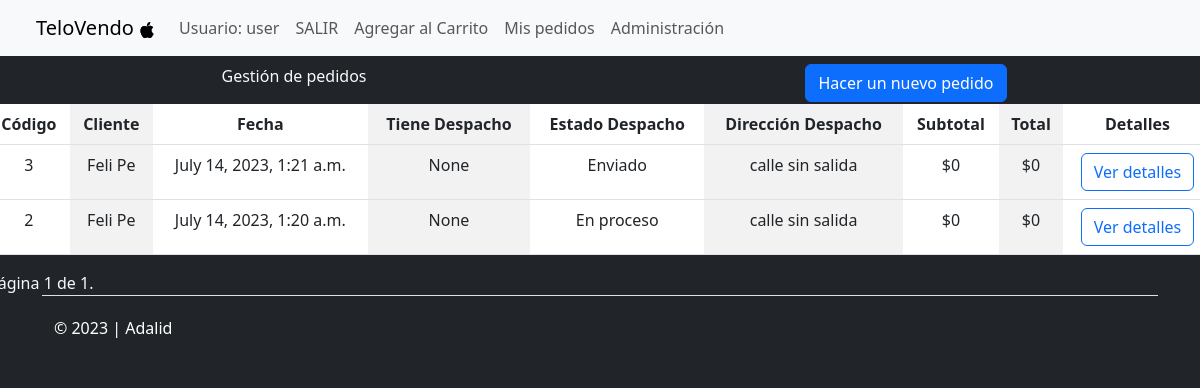
/ (signed in), run on an earlier commit of the app's database.
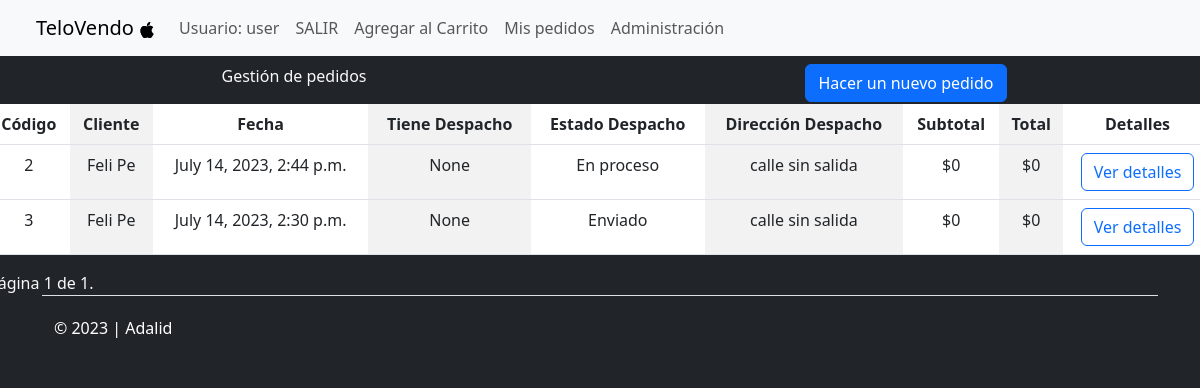
And on a later commit of the database.
### compraventa/models.py (models this page shows)
class Pedido(models.Model):
    id_pedido = models.CharField(max_length=64, primary_key=True)
    cliente_solicitante = models.ForeignKey(Cliente, on_delete=models.DO_NOTHING, default=None)
    fecha_pedido = models.DateTimeField(auto_now=True, null=True)
    tiene_despacho = models.BooleanField(default=True)
    ESTADO_CHOICES = [
        ('Recibido', 'Recibido'),
        ('Pago aceptado', 'Pago aceptado'),
        ('Orden de compra generada', 'Orden de compra generada'),
        ('En proceso', 'En proceso'),
        ('Enviado', 'Enviado'),
        ('En transito', 'En transito'),
        ('Entregado', 'Entregado'),
        ('Cancelacion solicitada', 'Cancelacion solicitada'),
        ('Cancelado', 'Cancelado'),
    ]
    estado_despacho = models.CharField(max_length=30, choices=ESTADO_CHOICES, default="Recibido", null=True)
    direccion_despacho = models.ForeignKey(Direccion, on_delete=models.DO_NOTHING, null=True)
    impuesto = models.IntegerField(default=19)
    @property
    def subtotal(self):
        subtotal = sum(item.cantidad * item.producto.precio for item in self.itempedido_set.all())
        return subtotal or 0
    @property
    def total_pedido(self):
        subtotal = self.subtotal
        total_con_impuesto = subtotal + (subtotal * self.impuesto / 100)
        return round(total_con_impuesto)
    def __str__(self):
        return 'Orden de compra N°: ' + str(self.id_pedido) + ' | Nombre de cliente: '+ self.cliente_solicitante.nombres + ' ' + self.cliente_solicitante.apellidos + " | Estado de despacho: " + self.estado_despacho

class Cliente(models.Model):
    user = models.OneToOneField(User, on_delete=models.CASCADE, null=True)
    rut = models.CharField(max_length=11, unique=True)
    nombres = models.CharField(max_length=15, default="", blank=True)
    apellidos =  models.CharField(max_length=15, default="", blank=True)
    telefono_fijo = models.CharField(max_length=15, default="", blank=True)
    telefono_movil = models.CharField(max_length=30, default="", blank=True)
    notas = models.CharField(max_length=250, default="", blank=True)
    def __str__(self):
        return self.nombres + ' ' + self.apellidos

class Direccion(models.Model):
    direccion = models.CharField(max_length=250, default="")
    usuario = models.ForeignKey(Cliente, on_delete=models.CASCADE, default=None)
    def __str__(self) -> str:
        return self.direccion

### compraventa/views.py (the view, shortened to what this page needs)
# urls.py: path("", views.ClientePedidoListView.as_view(), name = "index"),
class ClientePedidoListView(ExcluirStaffMixin, ListView):
    model = Pedido
    paginate_by = 10
    template_name = 'compraventa/pedido_list_cliente.html'
    def get_queryset(self):
        try:
            queryset = super().get_queryset()
            usuario = self.request.user.id
            cliente = Cliente.objects.get(user_id=usuario)
            queryset = Pedido.objects.filter(cliente_solicitante=cliente).order_by('-fecha_pedido')
            return queryset
        except Cliente.DoesNotExist:
            messages.error(self.request, "Usuario conectado no tiene un perfil de cliente asociado. ¿Está usando una cuenta administrativa?")
            raise PermissionDenied()
    def get_context_data(self, **kwargs):
        context = super().get_context_data(**kwargs)
        context["pedidos"] = Pedido.objects.all()
        print("--------------------context:", context)
        return context

### compraventa/views.py (called while the page is built)
    def test_func(self):
        return not self.request.user.is_staff

    def dispatch(self, request, *args, **kwargs):
        if not self.test_func():
            return self.handle_no_permission()
        return super().dispatch(request, *args, **kwargs)

### compraventa/templates/compraventa/pedido_list_cliente.html (shortened to what this page needs)
  {% extends "compraventa/base.html" %}
  {% block body %}
  <div class="mt-1 ml-1">
    <div class="row">
      <div class="col">
          <p>Gestión de pedidos</p>
      </div>
      <div class="col">
          {% if user.is_authenticated and not user.is_staff%}
          <button class="btn btn-primary" onclick="window.location.href='{% url 'productos' %}';">Hacer un nuevo pedido</button>
          {%endif%}
      </div>
    <table class="table table-striped-columns">
        <thead>
            <tr>
                <th>Código</th>
                <th>Cliente</th>
                <th>Fecha</th>
                <th>Tiene Despacho</th>
                <th>Estado Despacho</th>
                <th>Dirección Despacho</th>
                <th>Subtotal</th>
                <th>Total</th>
                <th>Detalles</th>
            </tr>
        </thead>
        <tbody>
            {% for pedido in object_list %}
            <tr>
                <td>{{ pedido.id_pedido }}</td>
                <td>{{ pedido.cliente_solicitante }}</td>
                <td>{{ pedido.fecha_pedido }}</td>
                <td>{{ pedido.tiene_despacho }}</td>
                <td>{{ pedido.estado_despacho }}</td>
                <td>{{ pedido.direccion_despacho }}</td>
                <td>${{pedido.subtotal}}</td>
                <td>${{pedido.total_pedido}}</td>
                <td><a class="btn btn-outline-primary" href="{% url 'detalle_pedido' pedido.id_pedido %}" role="button">Ver detalles</a></td>
              </tr>
              {% endfor %}
            </tbody>
          </table>
    <div class="pagination">
      <span class="step-links">
          <span class="current">
              Página {{ page_obj.number }} de {{ page_obj.paginator.num_pages }}.
          </span>
      </span>
  </div>
</div>
  {% endblock %}

### compraventa/templates/compraventa/base.html (shortened to what this page needs)
<!DOCTYPE html>
<html lang="en">
<head>
    <link href="https://cdn.jsdelivr.net/npm/bootstrap@5.3.0/dist/css/bootstrap.min.css" rel="stylesheet">
</head>
<body class="d-flex flex-column min-vh-100 bg-dark text-light" >
  <div>
  <nav style="padding-left: 3%; " class="fixed-top navbar navbar-expand-lg navbar-light bg-light navbar-static-top">
    <a class="navbar-brand" href="{% url 'index' %}"> TeloVendo
    </a>
    <div class="collapse navbar-collapse" id="navbarNav">
        <ul class="navbar-nav">
          {% if user.is_authenticated%}
          <li class="nav-item">
          <a class="nav-item nav-link" href="">Usuario: {{user}}</a></li>
          <li class="nav-item"><a class="nav-item nav-link" href="{% url 'logout' %}">SALIR</a></li>
          {%endif%}
          {% if user.is_authenticated and not user.is_staff %}
          <li class="nav-item"><a class="nav-item nav-link" href="{% url 'productos'  %}">Agregar al Carrito</a></li>
          <li class="nav-item"><a class="nav-item nav-link" href="{% url 'index' %}">Mis pedidos</a></li>
          {%endif%}
          <li class="nav-item"><a class="nav-link" href="{% url 'admin:index' %}">Administración</a></li>
        </ul>
    </div>
</nav>
</div>
<div style="margin-top:5%">
  <div style="text-align: center;">
  {% block body %}
  {% endblock %}
  </div>
</div>
    <div class="container">
        <footer style="color: white;" class="container mt-auto d-flex flex-wrap justify-content-between align-items-center py-3 my-4 border-top">
          <p class="col-md-4 mb-0">&copy; 2023 | Adalid</p>
          <a href="/" class="col-md-4 d-flex align-items-center justify-content-center mb-3 mb-md-0 me-md-auto link-light text-decoration-none">
            <svg class="bi me-2" width="40" height="32"><use xlink:href="#bootstrap"/></svg>
          </a>
        </footer>
      </div>
</body>
</html>

What changed in the data, as far as the page shows it:
changed Pedido "En proceso": fecha_pedido "July 14, 2023, 1:20 a.m." → "July 14, 2023, 2:44 p.m."; moves up the list
changed Pedido "Enviado": fecha_pedido "July 14, 2023, 1:21 a.m." → "July 14, 2023, 2:30 p.m."
